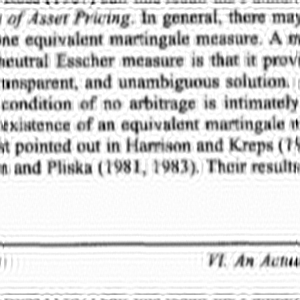
#> input picture classical/helpers/wiener_test/0009059_blur.png, 300 x 300 px, found by its file name; its folder holds 5 pictures in this run
$ python make_preview_train.py
#> lines starting #> are read from the running program, lines starting #| are printed output that depends on the picture; pictures that were not available may be replaced by others from this repository, and a replacement may not be noted
from PIL import Image, ImageDraw
import os

from wienerfiltering import open_pic, save_pic, do_wiener

os.makedirs("classical/outputs/previews", exist_ok=True)
os.makedirs("classical/outputs/wiener_test", exist_ok=True)

img_id = "0009059"

blur_path = "data/BMVC_image_data/blur/" + img_id + "_blur.png"
orig_path = "data/BMVC_image_data/orig/" + img_id + "_orig.png"
psf_path = "data/BMVC_image_data/psf/" + img_id + "_psf.png"
restored_path = "classical/outputs/wiener_test/" + img_id + "_blur.png"

if not os.path.exists(restored_path):
    print("Restored image not found, computing Wiener for", img_id)
    blur_arr = open_pic(blur_path)
    psf_arr = open_pic(psf_path)
    out_arr = do_wiener(blur_arr, psf_arr, 0.01)
    save_pic(out_arr, restored_path)

blur = Image.open(blur_path).convert("L")
#> blur is the input picture: PIL image 300x300 L; min 0, max 255, mean 219.5
orig = Image.open(orig_path).convert("L")
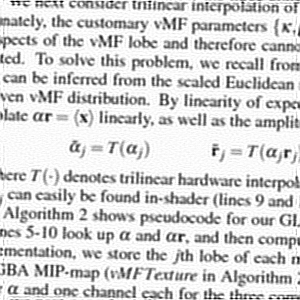
#> input picture classical/helpers/wiener_test/0000000_blur.png, 300 x 300 px, given in place of 0009059_orig.png, which was not available
#> orig is the input picture: PIL image 300x300 L; min 0, max 255, mean 215.7
restored = Image.open(restored_path).convert("L")

blur = blur.resize((300, 300))
orig = orig.resize((300, 300))
restored = restored.resize((300, 300))

top = 40
img = Image.new("L", (900, 340), color=255)
#> img: PIL image 900x340 L; every value is 255

img.paste(blur, (0, top))
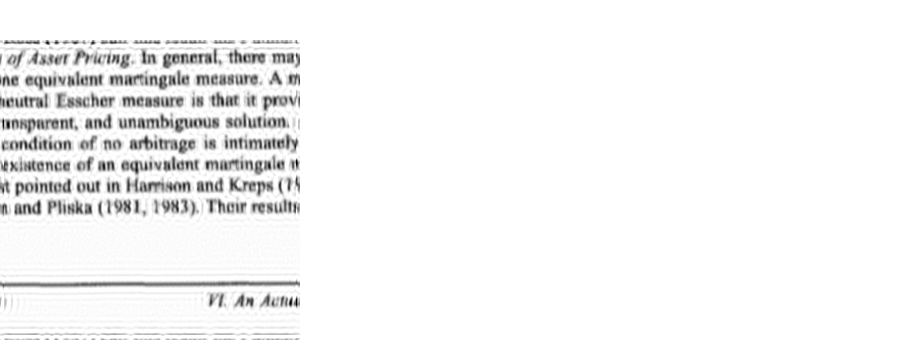
#> img: PIL image 900x340 L; min 0, max 255, mean 244.6
img.paste(orig, (300, top))
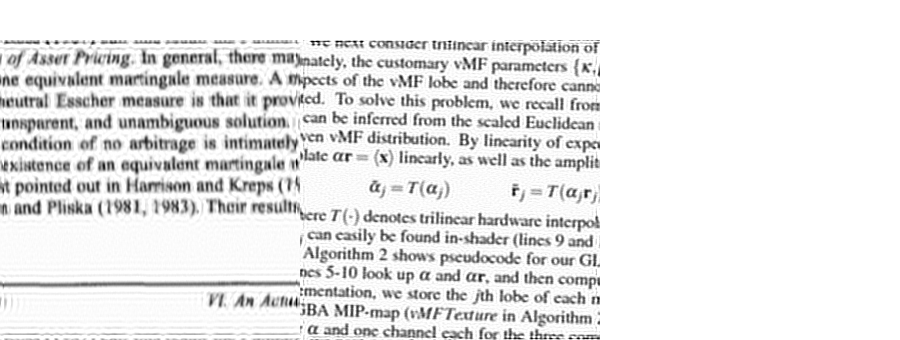
#> img: PIL image 900x340 L; min 0, max 255, mean 233
img.paste(restored, (600, top))
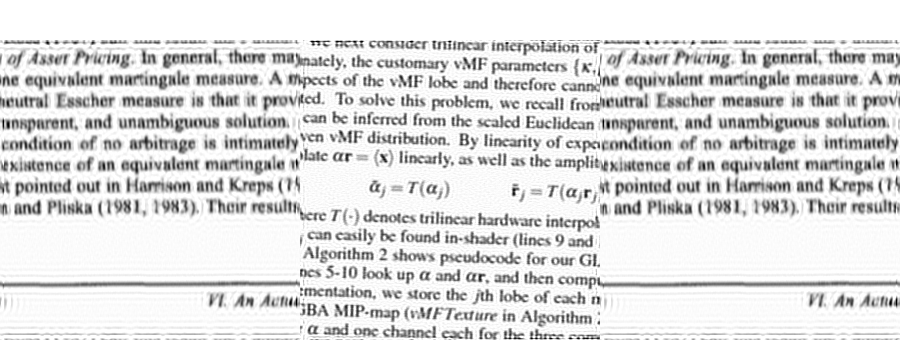
#> img: PIL image 900x340 L; min 0, max 255, mean 222.6

d = ImageDraw.Draw(img)
d.text((120, 10), "Blur", fill=0)
d.text((420, 10), "Original", fill=0)
d.text((690, 10), "Wiener Restored", fill=0)

out_path = "classical/outputs/previews/" + img_id + "_compare.png"
img.save(out_path)
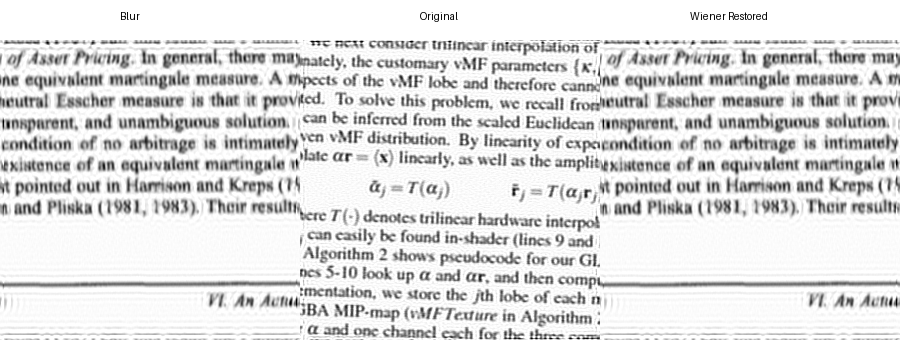
#> saved as 0009059_compare.png: PIL image 900x340 L; min 0, max 255, mean 222.3
print("saved", out_path)
